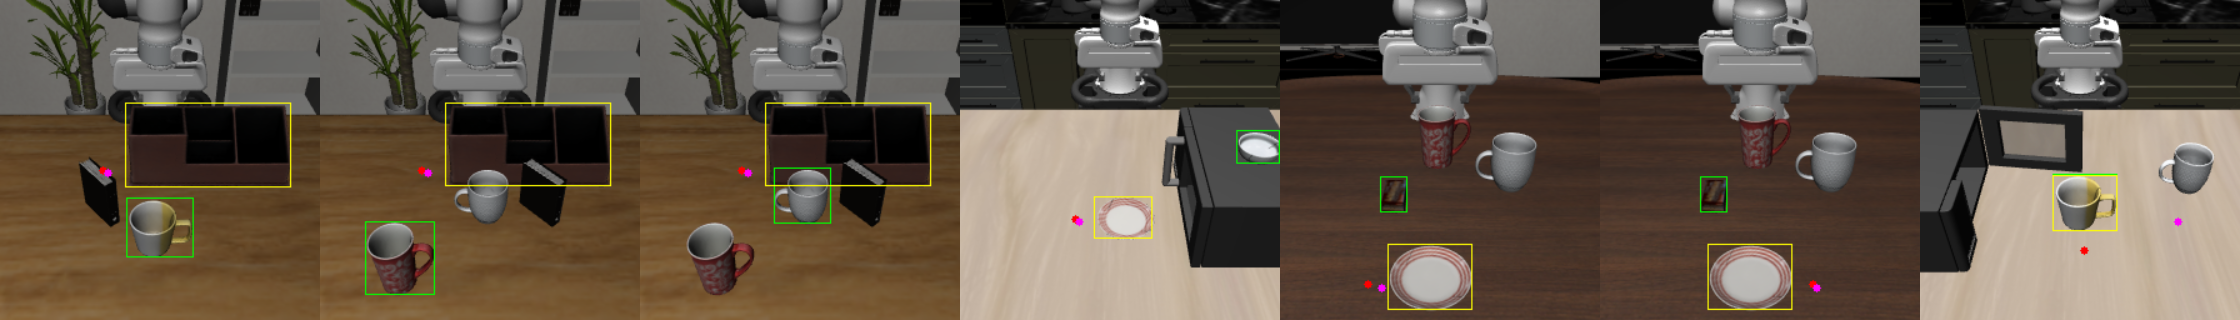

Here is the Python script that generated this plot:
"""Spatial-relation plans (to the right of / left of / front of): real Moondream2 detect on the first frame ->
GroundedRecoveryAgent destination point, vs the BDDL goal region (site position +- site half size). No pi0."""
import json
import sys

import numpy as np

sys.path.insert(0, "/home/DockerShared/ECE780/Documentation/VLM_inference_speed_test/moondreamV2")
sys.path.insert(0, "/home/DockerShared/ECE780/failure_agent_prototype")
import imageio  # noqa: E402
import cv2  # noqa: E402
from fa_core import common, loop as L  # noqa: E402
import recovery_agent as R  # noqa: E402
import vlm_backends  # noqa: E402

vlm = vlm_backends.make_vlm("moondream2")
tiles, rows = [], []
for tid in [int(x) for x in sys.argv[1:]]:
    env, task, _ = common.make_env("libero_90", tid, 7)
    obs = env.reset()
    for _ in range(10):                                   # the loop's settle steps
        obs, _, _, _ = env.step(np.zeros(7).tolist()[:6] + [-1.0])
    sim, inner = env.env.sim, env.env
    reg = inner.parsed_problem["goal_state"][0][-1]
    sid = sim.model.site_name2id(reg)
    site, half = np.array(sim.data.site_xpos[sid]), np.array(sim.model.site_size[sid])
    a = R.GroundedRecoveryAgent(vlm, R.GroundedCamera(env))
    a.every_steps = 4
    a.reset(task.language, task.language)
    view = L.AgentView(10, 0, obs, None, task.language, task.language)
    a.act(view, None)
    d = a.geo["dest"]
    inside = None if d is None else bool(abs(d[0] - site[0]) <= half[0] and abs(d[1] - site[1]) <= half[1])
    row = {"task": tid, "plan": {k: a.plan.get(k) for k in ("object", "destination", "relation", "side")},
           "object_box": a.boxes["object"], "dest_box": a.boxes["destination"],
           "target": None if a.geo["target"] is None else np.round(a.geo["target"], 3).tolist(),
           "dest": None if d is None else np.round(d, 3).tolist(), "region_site": np.round(site, 3).tolist(),
           "region_half": np.round(half, 3).tolist(), "dest_in_region_xy": inside,
           "dest_to_site_xy_cm": None if d is None else round(float(np.hypot(*(d[:2] - site[:2]))) * 100, 1)}
    rows.append(row)
    print(json.dumps(row))
    img = view.image.copy()
    S = img.shape[0]
    for b, c in ((a.boxes["object"], (0, 255, 0)), (a.boxes["destination"], (255, 255, 0))):
        if b:
            cv2.rectangle(img, (int(b["x_min"] * S), int(b["y_min"] * S)), (int(b["x_max"] * S), int(b["y_max"] * S)), c, 1)
    for p, c in ((d, (255, 0, 0)), (site, (255, 0, 255))):
        if p is not None:
            u, v = a.cam.project(p)
            cv2.circle(img, (int(u * S), int(v * S)), 3, c, -1)
    tiles.append(cv2.resize(img, (320, 320)))
    env.close()
imageio.imwrite("/home/DockerShared/ECE780/failure_agent_prototype/framework/runs/_test/check_side_dest.png",
                np.concatenate(tiles, 1))
